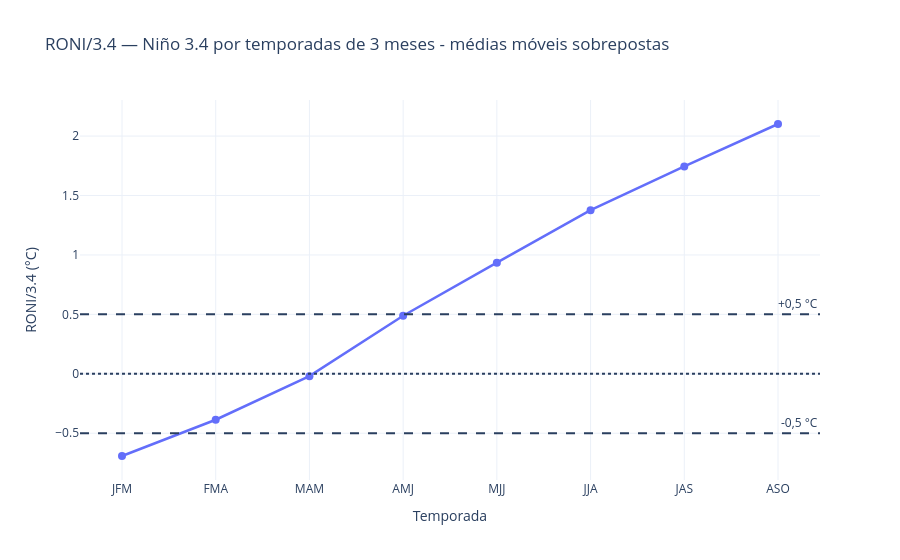

Write notebook code for a chart like this one.
### Code cell
# ============================================================
# 7 — Gráfico do RONI/3.4 por temporada
# ============================================================

fig = go.Figure()

# Série do RONI/3.4
fig.add_trace(go.Scatter(
    x=df_alvo_2026["Temporada"],
    y=df_alvo_2026["NINO34_MM3"],
    mode="lines+markers",
    name="RONI/3.4 — Niño 3.4",
    line=dict(width=2.5),
    marker=dict(size=8)
))

# Limite de El Niño
fig.add_hline(
    y=0.5,
    line_dash="dash",
    annotation_text="+0,5 °C"
)

# Limite de La Niña
fig.add_hline(
    y=-0.5,
    line_dash="dash",
    annotation_text="-0,5 °C"
)

# Linha de referência 0 °C
fig.add_hline(
    y=0,
    line_dash="dot"
)

fig.update_layout(
    title="RONI/3.4 — Niño 3.4 por temporadas de 3 meses - médias móveis sobrepostas",
    legend_title="Fases do ENSO (El Niño, La Niña, Neutro)",
    xaxis_title="Temporada",
    yaxis_title="RONI/3.4 (°C)",
    template="plotly_white",
    hovermode="x unified"
)

fig.show()

### Figure 1 — Plotly figure (JSON) as saved in the notebook; plotly's stock layout.template omitted (floating-point values rounded to 4 significant figures)
{"data": [{"line": {"width": 2.5}, "marker": {"size": 8}, "mode": "lines+markers", "name": "RONI/3.4 — Niño 3.4", "type": "scatter", "x": ["JFM", "FMA", "MAM", "AMJ", "MJJ", "JJA", "JAS", "ASO"], "y": [-0.6917, -0.3867, -0.02, 0.4883, 0.935, 1.377, 1.745, 2.102]}], "layout": {"annotations": [{"showarrow": false, "text": "+0,5 °C", "x": 1, "xanchor": "right", "xref": "x domain", "y": 0.5, "yanchor": "bottom", "yref": "y"}, {"showarrow": false, "text": "-0,5 °C", "x": 1, "xanchor": "right", "xref": "x domain", "y": -0.5, "yanchor": "bottom", "yref": "y"}], "hovermode": "x unified", "legend": {"title": {"text": "Fases do ENSO (El Niño, La Niña, Neutro)"}}, "shapes": [{"line": {"dash": "dash"}, "type": "line", "x0": 0, "x1": 1, "xref": "x domain", "y0": 0.5, "y1": 0.5, "yref": "y"}, {"line": {"dash": "dash"}, "type": "line", "x0": 0, "x1": 1, "xref": "x domain", "y0": -0.5, "y1": -0.5, "yref": "y"}, {"line": {"dash": "dot"}, "type": "line", "x0": 0, "x1": 1, "xref": "x domain", "y0": 0, "y1": 0, "yref": "y"}], "title": {"text": "RONI/3.4 — Niño 3.4 por temporadas de 3 meses - médias móveis sobrepostas"}, "xaxis": {"title": {"text": "Temporada"}}, "yaxis": {"title": {"text": "RONI/3.4 (°C)"}}}}
